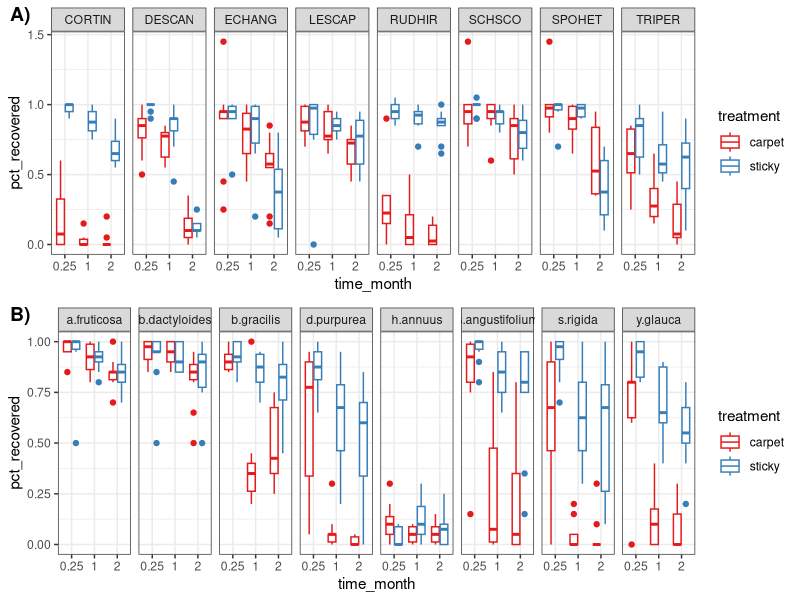

Source code (R): (Note: this script raises an error after producing the figure.)
## ---- chunk 1
# clear workspace
rm(list=ls())

# working directory
# set working directory to "source file location"

# libraries
library(tidyverse)
library(RColorBrewer)
library(cowplot)
library(glmmTMB)
library(ggeffects)


# data
mo <- read_csv("../data/L0/MO_seedrain_raw.csv")
mo_mass <- read_csv("../data/L0/MO_seedweight_raw.csv")

co <- read_csv("../data/L0/CO_seedrain_raw.csv")
co_mass <- read_csv("../data/L0/CO_seedweight_raw.csv")

## ---- chunk 2

# clean up treatment names and times

mo$time_month[mo$time_month == '1 month'] <- 1
mo$time_month[mo$time_month == '2 month'] <- 2
mo$time_month[mo$time_month == '1 week'] <- 0.25

mo$time_month <- as.numeric(mo$time_month)


# clean recovery data to just be the species we selected, not the extra 
#      seeds we caught throughout the experiment

mo_slim <- mo %>%
  filter(species == "LESCAP" | species == "DESCAN" | species == "TRIPER" |
         species == "SCHSCO" | species == "ECHANG" | species == "SPOHET" |
         species == "RUDHIR" | species == "CORTIN")


# clean seed mass data

mo_mass_small <- mo_mass %>% 
  group_by(species) %>%
  dplyr::summarize(mean_1seed = mean(lot_mass_g)/25)

# rename species to match recovery data
mo_mass_small$species[mo_mass_small$species == 'RATPIN'] <- "RUDHIR"

## ---- chunk 3

# clean up treatment names and times

co$treatment[co$treatment == 's'] <- "sticky"
co$treatment[co$treatment == 'c'] <- "carpet"


# clean recovery data to just be the species we selected, not the extra 
#      seeds we caught throughout the experiment

co_slim <- co %>%
  filter(species != ("various"))

co_mass_small <- co_mass %>%
  pivot_longer(
    cols = afrut:yglau,
    names_to = "species",
    values_to = "mass"
  ) %>%
  group_by(species) %>%
  dplyr::summarize(mean_1seed = mean(mass)/25)


#rename species to match recovery data
co_mass_small$species[co_mass_small$species == 'afrut'] <- "a.fruticosa"
co_mass_small$species[co_mass_small$species == 'bdact'] <- "b.dactyloides"
co_mass_small$species[co_mass_small$species == 'bgrac'] <- "b.gracilis"
co_mass_small$species[co_mass_small$species == 'dpurp'] <- "d.purpurea"
co_mass_small$species[co_mass_small$species == 'hannu'] <- "h.annuus"
co_mass_small$species[co_mass_small$species == 'origi'] <- "s.rigida"
co_mass_small$species[co_mass_small$species == 'sangu'] <- "s.angustifolium"
co_mass_small$species[co_mass_small$species == 'yglau'] <- "y.glauca"

## ---- chunk 4
### Create full dataset with both sites

dat_all <- full_join(mo_slim, co_slim)


# create a %consumed column

dat_all$pct_recovered <- dat_all$number_recovered/dat_all$number_original
dat_all$time_month <- as.factor(dat_all$time_month)


## ---- chunk 5


mo_raw <- dat_all %>%
  filter(site == "mo" & treatment != "post-sticky") %>%
ggplot( aes(x = time_month, y = pct_recovered, color = treatment))+
  geom_boxplot()+
  facet_grid(cols = vars(species))+
  scale_color_brewer(palette = "Set1")+
  theme_bw()

co_raw <- dat_all %>%
  filter(site == "co") %>%
  ggplot(aes(x = time_month, y = pct_recovered, color = treatment))+
  geom_boxplot()+
  facet_grid(cols = vars(species))+
  scale_color_brewer(palette = "Set1")+
  theme_bw()

plot_grid(mo_raw, co_raw, ncol = 1, labels = c("A)", "B)"))

## save figure

# note: will clean this up as we go forward but not important for now.
pdf("../figures/all_raw_data.pdf", width = 10, height = 8)

plot_grid(mo_raw, co_raw, ncol = 1, labels = c("A)", "B)"))

invisible(dev.off())

## ---- chunk 6

# ok make relativized plot with carpet compared to sticky.


dat_small <- dat_all[,1:8]
dat_small <- subset(dat_small, treatment != "post-sticky")

dat_wide <- dat_small %>%
  pivot_wider(
    names_from = treatment,
    values_from = number_recovered
  )

dat_wide$LRR_removed <- log(dat_wide$sticky / dat_wide$carpet)


mo_rel <- ggplot(subset(dat_wide, site == "mo"), aes(x = time_month, y = LRR_removed))+
  geom_boxplot()+
  #geom_point(position = position_jitter(width = 0.2))+
  geom_hline(yintercept = 0, linetype = "dashed", color = "red")+
  facet_grid(cols = vars(species))+
  scale_color_brewer(palette = "Set1")+
  theme_bw()

co_rel <- ggplot(subset(dat_wide, site == "co"), aes(x = time_month, y = LRR_removed))+
  #geom_point(position = position_jitter(width = 0.2))+
  geom_boxplot()+
  geom_hline(yintercept = 0, linetype = "dashed", color = "red")+
  facet_grid(cols = vars(species))+
  scale_color_brewer(palette = "Set1")+
  theme_bw()

plot_grid(mo_rel, co_rel, ncol = 1, labels = c("A)", "B)"))


## save figure

# note: will clean this up as we go forward but not important for now.
pdf("../figures/all_relative_data.pdf", width = 10, height = 8)

plot_grid(mo_rel, co_rel, ncol = 1, labels = c("A)", "B)"))

invisible(dev.off())

## ---- chunk 7

# add seed mass data into big dataset.
mass_all <- rbind(mo_mass_small, co_mass_small)
dat_full <- left_join(dat_all, mass_all)

# make month numeric
dat_full$time_month <- as.numeric(dat_full$time_month)

# remove the post-sticky treatment from MO
dat_full <- subset(dat_full, treatment != "post-sticky")

# time was turned into factor
# change back to period (1 week, 1 month, 2 months)
dat_full2 <- dat_full %>%
  mutate(time_month = case_when(
    time_month == 1 ~ .25,
    time_month == 2 ~ 1,
    time_month == 3 ~ 2
  )) %>%
  mutate(site = as.factor(site),
         treatment = as.factor(treatment),
         block = as.factor(block),
         plot = as.factor(plot))


# Mod1
# note three way interaction was not significant
mod1 <- glmmTMB(pct_recovered ~ treatment * mean_1seed *time_month + (1|site/block), 
                data = dat_full2, 
                weights = number_original, 
                family = binomial)
summary(mod1)


dat_full$number_lost <- dat_full$number_original - dat_full$number_recovered

#percent recovered vs seed mass across sites
#getting weird warning message.
ggplot(dat_full, aes(x = mean_1seed, y = number_recovered/(number_recovered+number_lost), 
                     color = treatment, success=number_recovered, fail=number_lost))+
  geom_point()+
  theme_bw()+
  geom_smooth(method="glm",
              method.args=list(family="binomial"),
              formula = cbind(success, fail) ~ x)

#percent recovered vs seed mass with sites as panels
#getting weird warning message.
ggplot(dat_full, aes(x = mean_1seed, y = number_recovered/(number_recovered+number_lost), 
                     color = treatment, success=number_recovered, fail=number_lost))+
  geom_point()+
  theme_bw()+
  geom_smooth(method="glm",
              method.args=list(family="binomial"),
              formula = cbind(success, fail) ~ x)+
   facet_wrap(~site, scale = "free_x")






## ---- chunk 8

mod1 <- glmmTMB(pct_recovered ~ treatment * mean_1seed * time_month + (1|site/block), 
                data = dat_full, 
                weights = number_original, 
                family = binomial)

pred <- ggpredict(mod1, terms=c("mean_1seed", "treatment", "site", "time_month"), type="random")
plot(pred)
